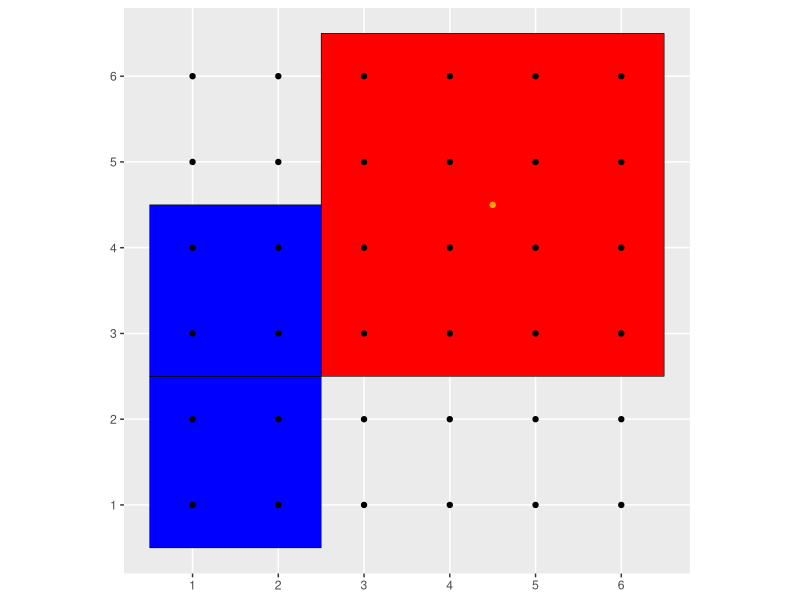

The R source for this figure:
# centri griglia
centri <- expand.grid(1:6,1:6)
# trasformarli in un oggetto spaziale
library(sf)
centri <- st_as_sf(centri,coords = c("Var1","Var2"))

#centri poligoni (comuni)
centr_c <- matrix(c(1.5,1.5,1.5,3.5,4.5,4.5),ncol=2,byrow=T)
# in oggetti spaziali
centr_c <- st_as_sf(as.data.frame(centr_c),coords=c("V1","V2"))
# creare poligoni
comA <- st_buffer(centr_c[1:2,],dist=1,endCapStyle = "SQUARE")
comB <- st_buffer(centr_c[3,],dist=2,endCapStyle = "SQUARE")

# come ricavara il centro dal poligono
centro_B <- st_centroid(comB)

library(ggplot2)
ggplot()+
  geom_sf(data=comB,fill="red",col="black")+
  geom_sf(data=comA,fill="blue",col="black")+
  geom_sf(data = centro_B,col="orange")+
  geom_sf(data=centri)

# assegnare ID comune (nel tuo caso è il nome)
# comA$id_comune <- 1:2
# comB$id_comune <- 3

# sequenza temporale
t <- seq.Date(from = as.Date("2021-01-01"),to=as.Date("2021-01-02"),by="days")
t

# estrarre coordinate e metterle in un dataframe
centri <- as.data.frame(st_coordinates(centri))
# aggiungere il tempo (ripetere le coords)
centri_df <- cbind(centri[rep(1:36,length(t)),],rep(t,each=36))
# simulare un processo (le tue emissioni)
centri_df$em <- runif(72)

library(spacetime)
library(sp)
#trasformare in un Spatial Points DataFrame il dataframe con i centri della griglia
coordinates(centri)<-c("X","Y")
#creare la griglia spazio-temporale
grid_st <- STFDF(sp=centri,
      time=t,
      data=centri_df)
comuni_sp <- as_Spatial(rbind(comA,comB)) #creare un oggetto spaziale (poligoni) per i comuni
# names(comuni_sp@data)<-paste0("sp_",names(comuni_sp@data)) #cambiare i nomi per non avere duplicati nell oggetto ST tra il dataframe e l'oggetto spaziale
comuni_df <- data.frame(comuni=c("comune A1","comune A2","comune B")) #lista dei comuni
comuni_df <- as.data.frame(comuni_df[rep(1:3,2),]) #ripetere per il tempo
# comuni_df <- cbind(as.data.frame(comuni_df[rep(1:3,2),1]),as.data.frame(rep(t,each=3))) #aggiungere il tempo
# names(comuni_df)<-c("id_comune","time") #rinominare 
comuni_st <- STFDF(sp=comuni_sp,t=t,data=comuni_df) #creare oggetto spazio-tempo per i comuni

# over
quale_comune <- over(grid_st,comuni_st) #ad ogni punto è associato il comune in cui cade

#creo un dataframe dall'oggetto spazio-temporale
grid_df <- grid_st@data

#aggiungiamo questa informazione ai punti di partenza
grid_df$comune <- quale_comune

library(dplyr)
grid_df %>%
  group_by(comune) %>%
  summarise(avg_concentraz = mean(em,na.rm=T)) # medie comunali

# contare mancanti

# e voilà
